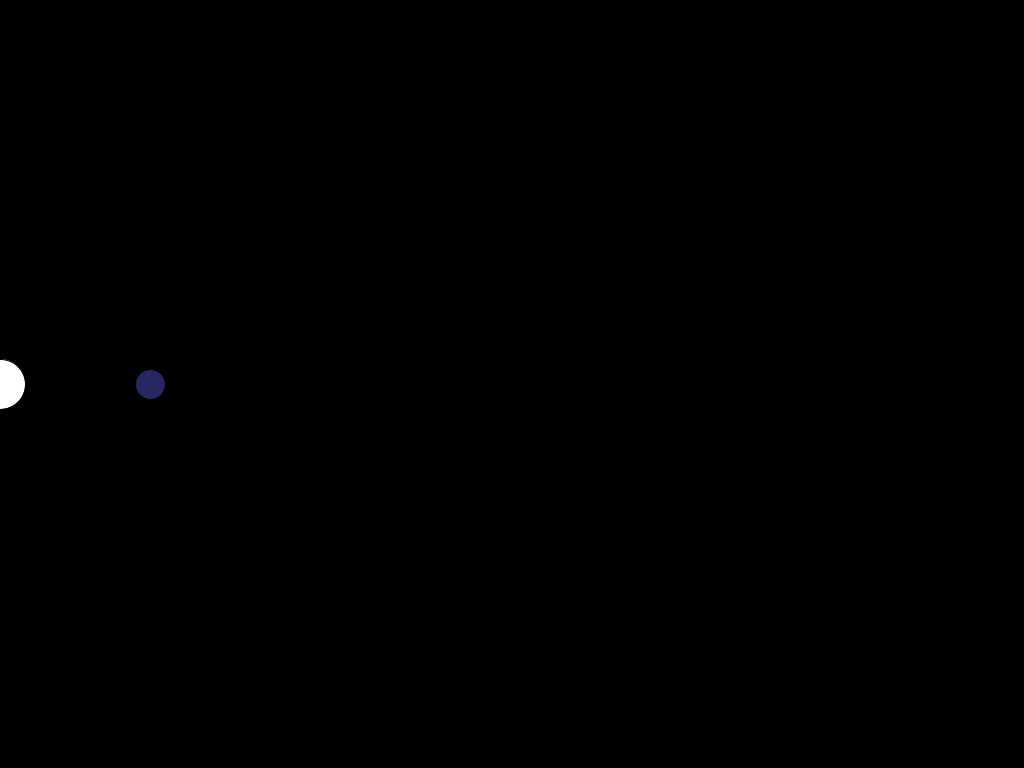
Frame 1 (no input)
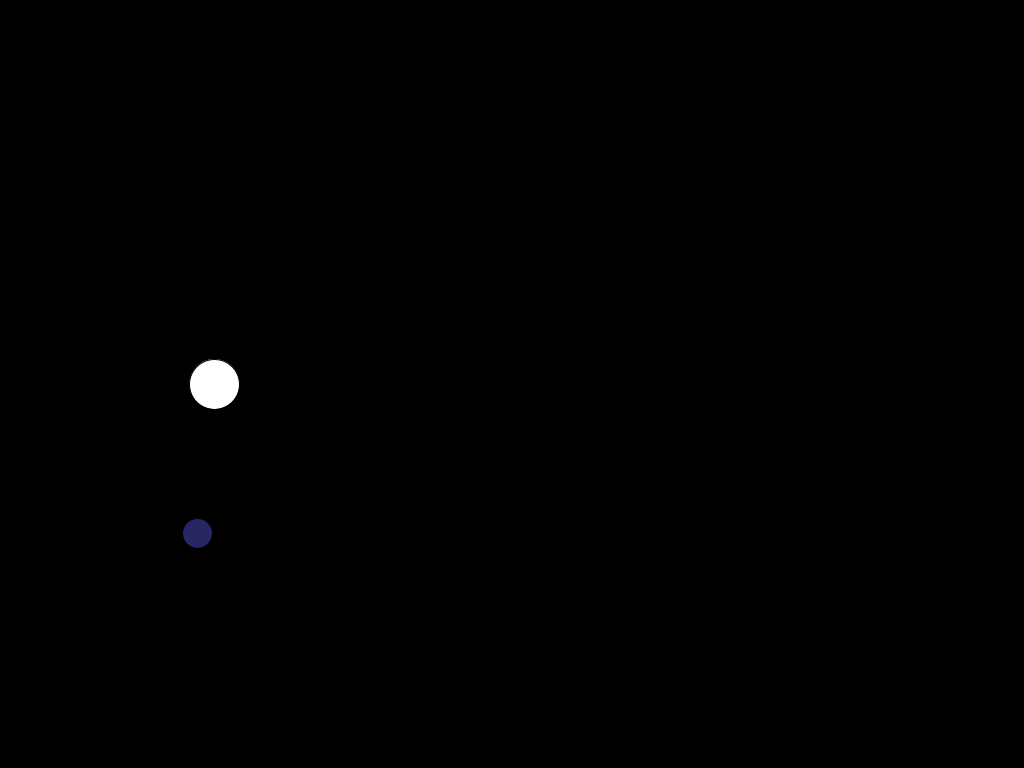
Frame 60 (the mouse pressed at the canvas centre just before this capture)
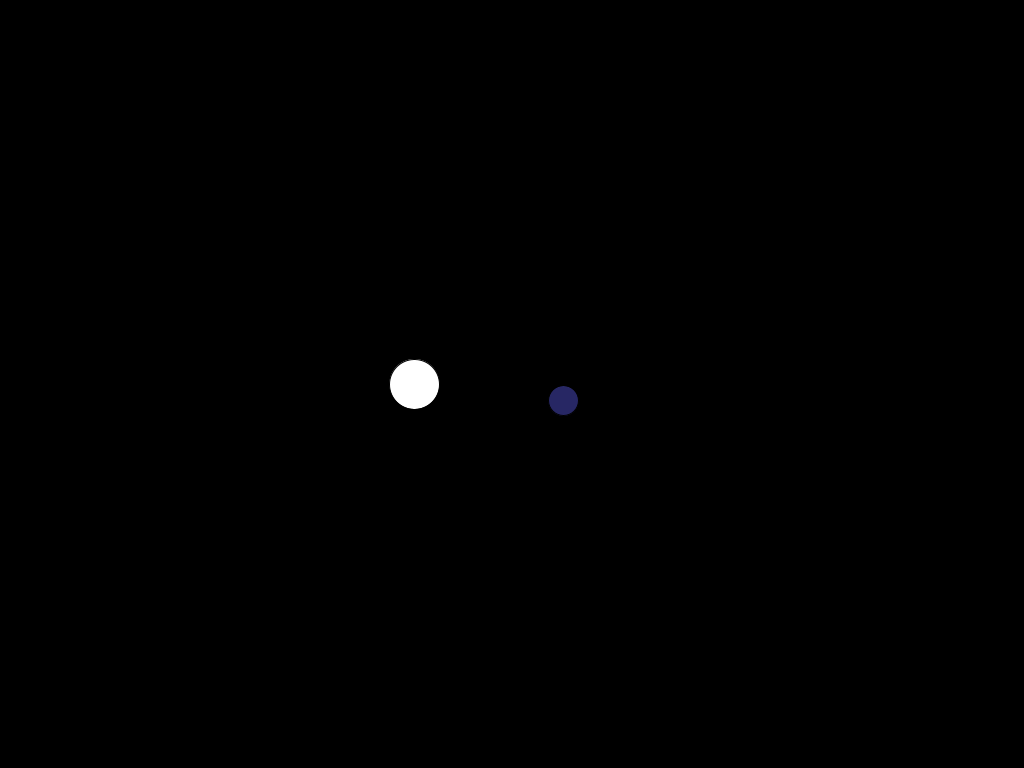
Frame 120 (the mouse held since frame 60 and released just before this capture)

The Processing sketch that drew these frames (run headless with seeded random() and noise(); from frame 60 on, the mouse is pressed at the canvas centre):

// Processing sketch: sketch_03_ship_shield
// ── sketch_03_ship_shield.pde
PVector pos = new PVector(0, 384);
PVector dir = new PVector(1, 0);
float vel = 200;
float startTime = 0;
PVector shield = new PVector(150, 0);
float angleS = PI/2;
float dirS = 1;

void setup() {
  size(1024, 768);
  startTime = millis();
}

void draw() {
  float elapsedTime = (millis() - startTime) / 1000f;
  startTime = millis();
  background(0);
  update(elapsedTime);
  render();
}

void update(float elapsedTime) {
  pos.add(PVector.mult(dir, vel * elapsedTime));
  if (pos.x > 1024) pos.x = 0;
  shield.rotate(dirS * angleS * elapsedTime);
}

void render() {
  fill(255);
  circle(pos.x, pos.y, 50);
  fill(100, 100, 255, 100);
  PVector posS = PVector.add(pos, shield);
  circle(posS.x, posS.y, 30);
}

void mousePressed() {
  dirS = -dirS;
}
